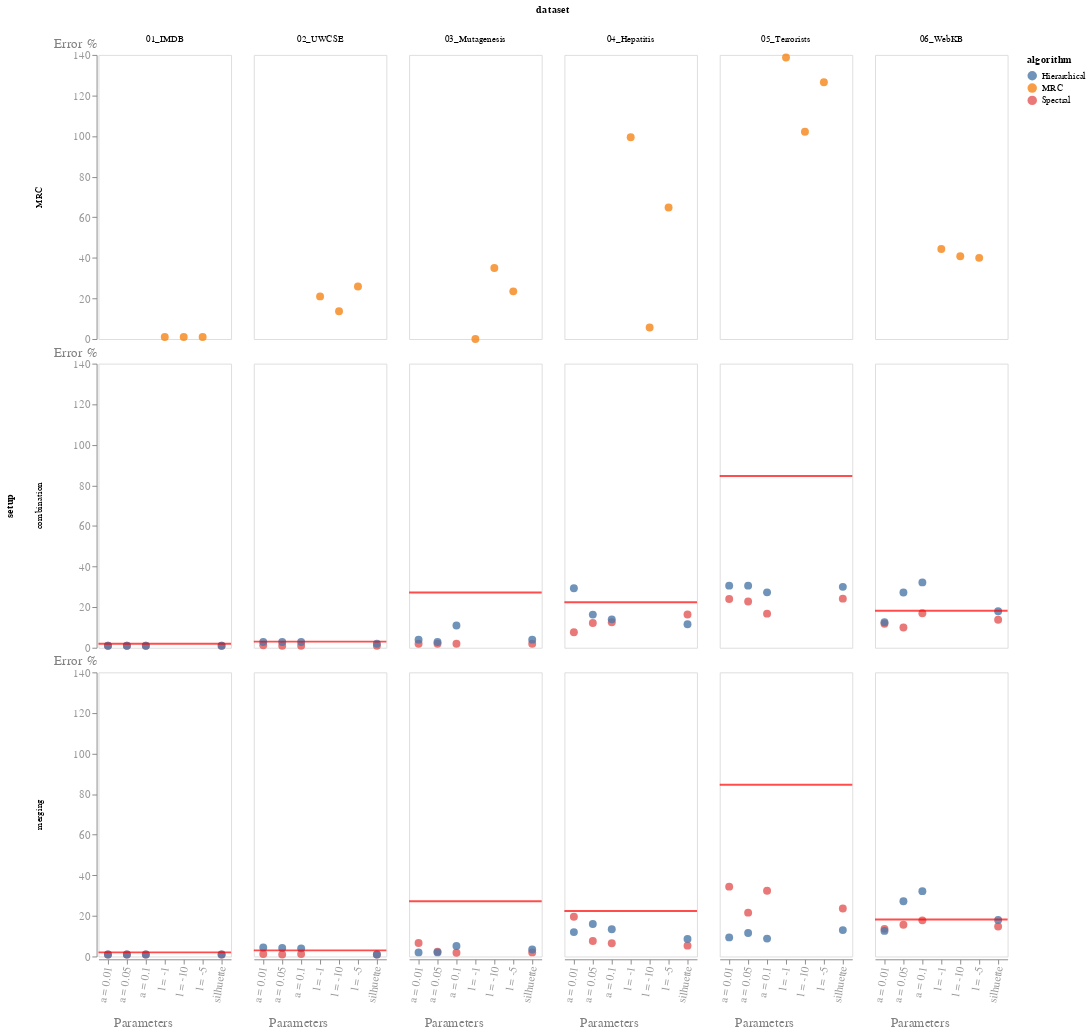

The specification (Vega-Lite) saved for this image:
### Vega-Lite specification from a JSON file in a GitHub repository (floating-point values rounded to 4 significant figures)
{"$schema": "https://vega.github.io/schema/vega-lite/v2.json", "data": {"values": [{"algorithm": "-", "setup": "combination", "params": "original", "acc": 1.0, "complexity": 2.0, "dataset": "01_IMDB"}, {"algorithm": "-", "setup": "combination", "params": "original", "acc": 0.99, "complexity": 3.0, "dataset": "02_UWCSE"}, {"algorithm": "-", "setup": "combination", "params": "original", "acc": 0.76, "complexity": 27.2, "dataset": "03_Mutagenesis"}, {"algorithm": "-", "setup": "combination", "params": "original", "acc": 0.72, "complexity": 84.6, "dataset": "05_Terrorists"}, {"algorithm": "-", "setup": "combination", "params": "original", "acc": 0.81, "complexity": 22.4, "dataset": "04_Hepatitis"}, {"algorithm": "-", "setup": "combination", "params": "original", "acc": 0.81, "complexity": 18.2, "dataset": "06_WebKB"}, {"algorithm": "-", "setup": "merging", "params": "original", "acc": 1.0, "complexity": 2.0, "dataset": "01_IMDB"}, {"algorithm": "-", "setup": "merging", "params": "original", "acc": 0.99, "complexity": 3.0, "dataset": "02_UWCSE"}, {"algorithm": "-", "setup": "merging", "params": "original", "acc": 0.76, "complexity": 27.2, "dataset": "03_Mutagenesis"}, {"algorithm": "-", "setup": "merging", "params": "original", "acc": 0.72, "complexity": 84.6, "dataset": "05_Terrorists"}, {"algorithm": "-", "setup": "merging", "params": "original", "acc": 0.81, "complexity": 22.4, "dataset": "04_Hepatitis"}, {"algorithm": "-", "setup": "merging", "params": "original", "acc": 0.81, "complexity": 18.2, "dataset": "06_WebKB"}, {"algorithm": "Spectral", "setup": "merging", "params": "a = 0.01", "acc": 1.0, "complexity": 1.0, "dataset": "01_IMDB"}, {"algorithm": "Spectral", "setup": "merging", "params": "a = 0.05", "acc": 1.0, "complexity": 1.0, "dataset": "01_IMDB"}, {"algorithm": "Spectral", "setup": "merging", "params": "a = 0.1", "acc": 1.0, "complexity": 1.0, "dataset": "01_IMDB"}, {"algorithm": "Spectral", "setup": "merging", "params": "silhuette", "acc": 1.0, "complexity": 1.0, "dataset": "01_IMDB"}, {"algorithm": "Hierarchical", "setup": "merging", "params": "a = 0.01", "acc": 1.0, "complexity": 1.0, "dataset": "01_IMDB"}, {"algorithm": "Hierarchical", "setup": "merging", "params": "a = 0.05", "acc": 1.0, "complexity": 1.0, "dataset": "01_IMDB"}, {"algorithm": "Hierarchical", "setup": "merging", "params": "a = 0.1", "acc": 1.0, "complexity": 1.0, "dataset": "01_IMDB"}, {"algorithm": "Hierarchical", "setup": "merging", "params": "silhuette", "acc": 1.0, "complexity": 1.0, "dataset": "01_IMDB"}, {"algorithm": "Spectral", "setup": "merging", "params": "a = 0.01", "acc": 0.99, "complexity": 1.2, "dataset": "02_UWCSE"}, {"algorithm": "Spectral", "setup": "merging", "params": "a = 0.05", "acc": 0.99, "complexity": 1.0, "dataset": "02_UWCSE"}, {"algorithm": "Spectral", "setup": "merging", "params": "a = 0.1", "acc": 0.99, "complexity": 1.2, "dataset": "02_UWCSE"}, {"algorithm": "Spectral", "setup": "merging", "params": "silhuette", "acc": 0.99, "complexity": 1.0, "dataset": "02_UWCSE"}, {"algorithm": "Hierarchical", "setup": "merging", "params": "a = 0.01", "acc": 1.0, "complexity": 4.4, "dataset": "02_UWCSE"}, {"algorithm": "Hierarchical", "setup": "merging", "params": "a = 0.05", "acc": 1.0, "complexity": 4.2, "dataset": "02_UWCSE"}, {"algorithm": "Hierarchical", "setup": "merging", "params": "a = 0.1", "acc": 1.0, "complexity": 4.0, "dataset": "02_UWCSE"}, {"algorithm": "Hierarchical", "setup": "merging", "params": "silhuette", "acc": 1.0, "complexity": 1.0, "dataset": "02_UWCSE"}, {"algorithm": "Spectral", "setup": "merging", "params": "a = 0.01", "acc": 0.79, "complexity": 6.6, "dataset": "03_Mutagenesis"}, {"algorithm": "Spectral", "setup": "merging", "params": "a = 0.05", "acc": 0.78, "complexity": 2.4, "dataset": "03_Mutagenesis"}, {"algorithm": "Spectral", "setup": "merging", "params": "a = 0.1", "acc": 0.78, "complexity": 1.8, "dataset": "03_Mutagenesis"}, {"algorithm": "Spectral", "setup": "merging", "params": "silhuette", "acc": 0.78, "complexity": 2.0, "dataset": "03_Mutagenesis"}, {"algorithm": "Hierarchical", "setup": "merging", "params": "a = 0.01", "acc": 0.83, "complexity": 2.0, "dataset": "03_Mutagenesis"}, {"algorithm": "Hierarchical", "setup": "merging", "params": "a = 0.05", "acc": 0.83, "complexity": 2.0, "dataset": "03_Mutagenesis"}, {"algorithm": "Hierarchical", "setup": "merging", "params": "a = 0.1", "acc": 0.79, "complexity": 5.2, "dataset": "03_Mutagenesis"}, {"algorithm": "Hierarchical", "setup": "merging", "params": "silhuette", "acc": 0.8, "complexity": 3.4, "dataset": "03_Mutagenesis"}, {"algorithm": "Spectral", "setup": "merging", "params": "a = 0.01", "acc": 0.71, "complexity": 34.4, "dataset": "05_Terrorists"}, {"algorithm": "Spectral", "setup": "merging", "params": "a = 0.05", "acc": 0.65, "complexity": 21.6, "dataset": "05_Terrorists"}, {"algorithm": "Spectral", "setup": "merging", "params": "a = 0.1", "acc": 0.66, "complexity": 32.4, "dataset": "05_Terrorists"}, {"algorithm": "Spectral", "setup": "merging", "params": "silhuette", "acc": 0.6, "complexity": 23.6, "dataset": "05_Terrorists"}, {"algorithm": "Hierarchical", "setup": "merging", "params": "a = 0.01", "acc": 0.48, "complexity": 9.4, "dataset": "05_Terrorists"}, {"algorithm": "Hierarchical", "setup": "merging", "params": "a = 0.05", "acc": 0.48, "complexity": 11.6, "dataset": "05_Terrorists"}, {"algorithm": "Hierarchical", "setup": "merging", "params": "a = 0.1", "acc": 0.47, "complexity": 8.8, "dataset": "05_Terrorists"}, {"algorithm": "Hierarchical", "setup": "merging", "params": "silhuette", "acc": 0.47, "complexity": 13.0, "dataset": "05_Terrorists"}, {"algorithm": "Spectral", "setup": "merging", "params": "a = 0.01", "acc": 0.86, "complexity": 19.6, "dataset": "04_Hepatitis"}, {"algorithm": "Spectral", "setup": "merging", "params": "a = 0.05", "acc": 0.9, "complexity": 7.6, "dataset": "04_Hepatitis"}, {"algorithm": "Spectral", "setup": "merging", "params": "a = 0.1", "acc": 0.9, "complexity": 6.5, "dataset": "04_Hepatitis"}, {"algorithm": "Spectral", "setup": "merging", "params": "silhuette", "acc": 0.93, "complexity": 5.33, "dataset": "04_Hepatitis"}, {"algorithm": "Hierarchical", "setup": "merging", "params": "a = 0.01", "acc": 0.86, "complexity": 12.0, "dataset": "04_Hepatitis"}, {"algorithm": "Hierarchical", "setup": "merging", "params": "a = 0.05", "acc": 0.82, "complexity": 16.0, "dataset": "04_Hepatitis"}, {"algorithm": "Hierarchical", "setup": "merging", "params": "a = 0.1", "acc": 0.82, "complexity": 13.4, "dataset": "04_Hepatitis"}, {"algorithm": "Hierarchical", "setup": "merging", "params": "silhuette", "acc": 0.93, "complexity": 8.66, "dataset": "04_Hepatitis"}, {"algorithm": "Spectral", "setup": "merging", "params": "a = 0.01", "acc": 0.89, "complexity": 13.6, "dataset": "06_WebKB"}, {"algorithm": "Spectral", "setup": "merging", "params": "a = 0.05", "acc": 0.85, "complexity": 15.6, "dataset": "06_WebKB"}, {"algorithm": "Spectral", "setup": "merging", "params": "a = 0.1", "acc": 0.87, "complexity": 17.8, "dataset": "06_WebKB"}, {"algorithm": "Spectral", "setup": "merging", "params": "silhuette", "acc": 0.87, "complexity": 14.8, "dataset": "06_WebKB"}, {"algorithm": "Hierarchical", "setup": "merging", "params": "a = 0.01", "acc": 0.83, "complexity": 12.6, "dataset": "06_WebKB"}, {"algorithm": "Hierarchical", "setup": "merging", "params": "a = 0.05", "acc": 0.69, "complexity": 27.2, "dataset": "06_WebKB"}, {"algorithm": "Hierarchical", "setup": "merging", "params": "a = 0.1", "acc": 0.61, "complexity": 32.2, "dataset": "06_WebKB"}, {"algorithm": "Hierarchical", "setup": "merging", "params": "silhuette", "acc": 0.68, "complexity": 18.0, "dataset": "06_WebKB"}, {"algorithm": "Spectral", "setup": "combination", "params": "a = 0.01", "acc": 1.0, "complexity": 1.0, "dataset": "01_IMDB"}, {"algorithm": "Spectral", "setup": "combination", "params": "a = 0.05", "acc": 1.0, "complexity": 1.0, "dataset": "01_IMDB"}, {"algorithm": "Spectral", "setup": "combination", "params": "a = 0.1", "acc": 1.0, "complexity": 1.0, "dataset": "01_IMDB"}, {"algorithm": "Spectral", "setup": "combination", "params": "silhuette", "acc": 1.0, "complexity": 1.0, "dataset": "01_IMDB"}, {"algorithm": "Hierarchical", "setup": "combination", "params": "a = 0.01", "acc": 1.0, "complexity": 1.0, "dataset": "01_IMDB"}, {"algorithm": "Hierarchical", "setup": "combination", "params": "a = 0.05", "acc": 1.0, "complexity": 1.0, "dataset": "01_IMDB"}, {"algorithm": "Hierarchical", "setup": "combination", "params": "a = 0.1", "acc": 1.0, "complexity": 1.0, "dataset": "01_IMDB"}, {"algorithm": "Hierarchical", "setup": "combination", "params": "silhuette", "acc": 1.0, "complexity": 1.0, "dataset": "01_IMDB"}, {"algorithm": "Spectral", "setup": "combination", "params": "a = 0.01", "acc": 0.99, "complexity": 1.2, "dataset": "02_UWCSE"}, {"algorithm": "Spectral", "setup": "combination", "params": "a = 0.05", "acc": 0.99, "complexity": 1.0, "dataset": "02_UWCSE"}, {"algorithm": "Spectral", "setup": "combination", "params": "a = 0.1", "acc": 1.0, "complexity": 1.0, "dataset": "02_UWCSE"}, {"algorithm": "Spectral", "setup": "combination", "params": "silhuette", "acc": 0.99, "complexity": 1.0, "dataset": "02_UWCSE"}, {"algorithm": "Hierarchical", "setup": "combination", "params": "a = 0.01", "acc": 0.99, "complexity": 2.8, "dataset": "02_UWCSE"}, {"algorithm": "Hierarchical", "setup": "combination", "params": "a = 0.05", "acc": 0.99, "complexity": 2.8, "dataset": "02_UWCSE"}, {"algorithm": "Hierarchical", "setup": "combination", "params": "a = 0.1", "acc": 0.99, "complexity": 2.8, "dataset": "02_UWCSE"}, {"algorithm": "Hierarchical", "setup": "combination", "params": "silhuette", "acc": 0.99, "complexity": 2.0, "dataset": "02_UWCSE"}, {"algorithm": "Spectral", "setup": "combination", "params": "a = 0.01", "acc": 0.79, "complexity": 2.0, "dataset": "03_Mutagenesis"}, {"algorithm": "Spectral", "setup": "combination", "params": "a = 0.05", "acc": 0.79, "complexity": 2.0, "dataset": "03_Mutagenesis"}, {"algorithm": "Spectral", "setup": "combination", "params": "a = 0.1", "acc": 0.76, "complexity": 2.0, "dataset": "03_Mutagenesis"}, {"algorithm": "Spectral", "setup": "combination", "params": "silhuette", "acc": 0.77, "complexity": 2.0, "dataset": "03_Mutagenesis"}, {"algorithm": "Hierarchical", "setup": "combination", "params": "a = 0.01", "acc": 0.79, "complexity": 4.0, "dataset": "03_Mutagenesis"}, {"algorithm": "Hierarchical", "setup": "combination", "params": "a = 0.05", "acc": 0.78, "complexity": 2.8, "dataset": "03_Mutagenesis"}, {"algorithm": "Hierarchical", "setup": "combination", "params": "a = 0.1", "acc": 0.78, "complexity": 11.0, "dataset": "03_Mutagenesis"}, {"algorithm": "Hierarchical", "setup": "combination", "params": "silhuette", "acc": 0.8, "complexity": 4.0, "dataset": "03_Mutagenesis"}, {"algorithm": "Spectral", "setup": "combination", "params": "a = 0.01", "acc": 0.72, "complexity": 24.0, "dataset": "05_Terrorists"}, {"algorithm": "Spectral", "setup": "combination", "params": "a = 0.05", "acc": 0.69, "complexity": 22.8, "dataset": "05_Terrorists"}, {"algorithm": "Spectral", "setup": "combination", "params": "a = 0.1", "acc": 0.66, "complexity": 16.8, "dataset": "05_Terrorists"}, {"algorithm": "Spectral", "setup": "combination", "params": "silhuette", "acc": 0.6, "complexity": 24.2, "dataset": "05_Terrorists"}, {"algorithm": "Hierarchical", "setup": "combination", "params": "a = 0.01", "acc": 0.51, "complexity": 30.6, "dataset": "05_Terrorists"}, {"algorithm": "Hierarchical", "setup": "combination", "params": "a = 0.05", "acc": 0.51, "complexity": 30.6, "dataset": "05_Terrorists"}, {"algorithm": "Hierarchical", "setup": "combination", "params": "a = 0.1", "acc": 0.5, "complexity": 27.3, "dataset": "05_Terrorists"}, {"algorithm": "Hierarchical", "setup": "combination", "params": "silhuette", "acc": 0.5, "complexity": 30.0, "dataset": "05_Terrorists"}, {"algorithm": "Spectral", "setup": "combination", "params": "a = 0.01", "acc": 0.9, "complexity": 7.6, "dataset": "04_Hepatitis"}, {"algorithm": "Spectral", "setup": "combination", "params": "a = 0.05", "acc": 0.88, "complexity": 12.2, "dataset": "04_Hepatitis"}, {"algorithm": "Spectral", "setup": "combination", "params": "a = 0.1", "acc": 0.9, "complexity": 12.6, "dataset": "04_Hepatitis"}, {"algorithm": "Spectral", "setup": "combination", "params": "silhuette", "acc": 0.93, "complexity": 16.4, "dataset": "04_Hepatitis"}, {"algorithm": "Hierarchical", "setup": "combination", "params": "a = 0.01", "acc": 0.8, "complexity": 29.33, "dataset": "04_Hepatitis"}, {"algorithm": "Hierarchical", "setup": "combination", "params": "a = 0.05", "acc": 0.82, "complexity": 16.33, "dataset": "04_Hepatitis"}, {"algorithm": "Hierarchical", "setup": "combination", "params": "a = 0.1", "acc": 0.78, "complexity": 14.0, "dataset": "04_Hepatitis"}, {"algorithm": "Hierarchical", "setup": "combination", "params": "silhuette", "acc": 0.83, "complexity": 11.6, "dataset": "04_Hepatitis"}, {"algorithm": "Spectral", "setup": "combination", "params": "a = 0.01", "acc": 0.9, "complexity": 11.8, "dataset": "06_WebKB"}, {"algorithm": "Spectral", "setup": "combination", "params": "a = 0.05", "acc": 0.86, "complexity": 10.0, "dataset": "06_WebKB"}, {"algorithm": "Spectral", "setup": "combination", "params": "a = 0.1", "acc": 0.87, "complexity": 17.0, "dataset": "06_WebKB"}, {"algorithm": "Spectral", "setup": "combination", "params": "silhuette", "acc": 0.88, "complexity": 13.8, "dataset": "06_WebKB"}, {"algorithm": "Hierarchical", "setup": "combination", "params": "a = 0.01", "acc": 0.83, "complexity": 12.6, "dataset": "06_WebKB"}, {"algorithm": "Hierarchical", "setup": "combination", "params": "a = 0.05", "acc": 0.69, "complexity": 27.2, "dataset": "06_WebKB"}, {"algorithm": "Hierarchical", "setup": "combination", "params": "a = 0.1", "acc": 0.61, "complexity": 32.2, "dataset": "06_WebKB"}, {"algorithm": "Hierarchical", "setup": "combination", "params": "silhuette", "acc": 0.68, "complexity": 18.0, "dataset": "06_WebKB"}, {"algorithm": "MRC", "setup": "MRC", "params": "l = -1", "acc": 1.0, "complexity": 1.0, "dataset": "01_IMDB"}, {"algorithm": "MRC", "setup": "MRC", "params": "l = -5", "acc": 1.0, "complexity": 1.0, "dataset": "01_IMDB"}, {"algorithm": "MRC", "setup": "MRC", "params": "l = -10", "acc": 1.0, "complexity": 1.0, "dataset": "01_IMDB"}, {"algorithm": "MRC", "setup": "MRC", "params": "l = -1", "acc": 0.93, "complexity": 21.0, "dataset": "02_UWCSE"}, {"algorithm": "MRC", "setup": "MRC", "params": "l = -5", "acc": 0.95, "complexity": 25.9, "dataset": "02_UWCSE"}, {"algorithm": "MRC", "setup": "MRC", "params": "l = -10", "acc": 0.96, "complexity": 13.7, "dataset": "02_UWCSE"}, {"algorithm": "MRC", "setup": "MRC", "params": "l = -1", "acc": 0.6, "complexity": 0.0, "dataset": "03_Mutagenesis"}, {"algorithm": "MRC", "setup": "MRC", "params": "l = -5", "acc": 0.63, "complexity": 23.5, "dataset": "03_Mutagenesis"}, {"algorithm": "MRC", "setup": "MRC", "params": "l = -10", "acc": 0.72, "complexity": 35.0, "dataset": "03_Mutagenesis"}, {"algorithm": "MRC", "setup": "MRC", "params": "l = -1", "acc": 0.64, "complexity": 138.7, "dataset": "05_Terrorists"}, {"algorithm": "MRC", "setup": "MRC", "params": "l = -5", "acc": 0.5, "complexity": 126.5, "dataset": "05_Terrorists"}, {"algorithm": "MRC", "setup": "MRC", "params": "l = -10", "acc": 0.51, "complexity": 102.1, "dataset": "05_Terrorists"}, {"algorithm": "MRC", "setup": "MRC", "params": "l = -1", "acc": 0.61, "complexity": 99.4, "dataset": "04_Hepatitis"}, {"algorithm": "MRC", "setup": "MRC", "params": "l = -5", "acc": 0.84, "complexity": 64.8, "dataset": "04_Hepatitis"}, {"algorithm": "MRC", "setup": "MRC", "params": "l = -10", "acc": 0.57, "complexity": 5.7, "dataset": "04_Hepatitis"}, {"algorithm": "MRC", "setup": "MRC", "params": "l = -1", "acc": 0.64, "complexity": 44.4, "dataset": "06_WebKB"}, {"algorithm": "MRC", "setup": "MRC", "params": "l = -5", "acc": 0.68, "complexity": 40.0, "dataset": "06_WebKB"}, {"algorithm": "MRC", "setup": "MRC", "params": "l = -10", "acc": 0.66, "complexity": 40.8, "dataset": "06_WebKB"}]}, "transform": [{"filter": {"field": "setup", "oneOf": ["combination", "merging", "MRC"]}}, {"filter": {"field": "algorithm", "oneOf": ["Hierarchical", "-", "Spectral", "MRC"]}}, {"calculate": "1.0 - datum.acc", "as": "error"}], "facet": {"column": {"field": "dataset", "type": "ordinal"}, "row": {"field": "setup", "type": "nominal"}}, "spec": {"layer": [{"mark": {"type": "circle", "size": 70}, "transform": [{"filter": {"field": "algorithm", "oneOf": ["Hierarchical", "Spectral", "MRC"]}}], "encoding": {"x": {"field": "params", "type": "ordinal", "axis": {"title": "Parameters"}}, "y": {"field": "complexity", "type": "quantitative", "axis": {"title": "Error %"}, "stack": null}, "opacity": {"value": 0.8}, "color": {"field": "algorithm", "type": "nominal"}}}, {"mark": {"type": "rule", "color": "red", "size": 2}, "transform": [{"filter": {"field": "algorithm", "equal": "-"}}], "encoding": {"y": {"field": "complexity", "type": "quantitative"}, "opacity": {"value": 0.7}}}]}, "resolve": {"scale": {"x": "shared", "y": "shared"}}, "config": {"axis": {"grid": false, "labelFontSize": 12, "labelFont": "Helvetica Neue", "labelColor": "grey", "labelOpacity": 0.8, "titleColor": "grey", "titleFont": "Helvetica Neue", "titleFontSize": 14, "titleFontWeight": "normal"}, "axisX": {"labelAngle": -80, "titleX": 47, "titleY": 60}, "axisY": {"titleAngle": 0, "titleY": -5, "titleX": -23}}}
